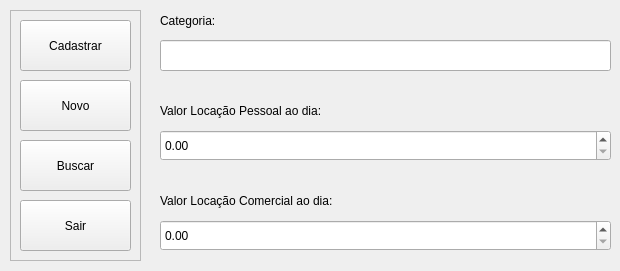
<?xml version="1.0" encoding="UTF-8"?>
<ui version="4.0">
 <class>MenuCategoria</class>
 <widget class="QDialog" name="MenuCategoria">
  <property name="geometry">
   <rect>
    <x>0</x>
    <y>0</y>
    <width>620</width>
    <height>271</height>
   </rect>
  </property>
  <property name="windowTitle">
   <string>Dialog</string>
  </property>
  <widget class="QFrame" name="frame">
   <property name="geometry">
    <rect>
     <x>10</x>
     <y>10</y>
     <width>131</width>
     <height>251</height>
    </rect>
   </property>
   <property name="frameShape">
    <enum>QFrame::StyledPanel</enum>
   </property>
   <property name="frameShadow">
    <enum>QFrame::Raised</enum>
   </property>
   <widget class="QPushButton" name="botaoCadastrar">
    <property name="geometry">
     <rect>
      <x>10</x>
      <y>10</y>
      <width>111</width>
      <height>51</height>
     </rect>
    </property>
    <property name="focusPolicy">
     <enum>Qt::NoFocus</enum>
    </property>
    <property name="styleSheet">
     <string notr="true"/>
    </property>
    <property name="text">
     <string>Cadastrar</string>
    </property>
   </widget>
   <widget class="QPushButton" name="botaoNovo">
    <property name="geometry">
     <rect>
      <x>10</x>
      <y>70</y>
      <width>111</width>
      <height>51</height>
     </rect>
    </property>
    <property name="focusPolicy">
     <enum>Qt::NoFocus</enum>
    </property>
    <property name="text">
     <string>Novo</string>
    </property>
   </widget>
   <widget class="QPushButton" name="botaoBuscar">
    <property name="geometry">
     <rect>
      <x>10</x>
      <y>130</y>
      <width>111</width>
      <height>51</height>
     </rect>
    </property>
    <property name="focusPolicy">
     <enum>Qt::NoFocus</enum>
    </property>
    <property name="text">
     <string>Buscar</string>
    </property>
   </widget>
   <widget class="QPushButton" name="botaoSair">
    <property name="geometry">
     <rect>
      <x>10</x>
      <y>190</y>
      <width>111</width>
      <height>51</height>
     </rect>
    </property>
    <property name="focusPolicy">
     <enum>Qt::NoFocus</enum>
    </property>
    <property name="text">
     <string>Sair</string>
    </property>
   </widget>
  </widget>
  <widget class="QLineEdit" name="lineCategoria">
   <property name="geometry">
    <rect>
     <x>160</x>
     <y>40</y>
     <width>451</width>
     <height>31</height>
    </rect>
   </property>
  </widget>
  <widget class="QLabel" name="label">
   <property name="geometry">
    <rect>
     <x>160</x>
     <y>10</y>
     <width>431</width>
     <height>21</height>
    </rect>
   </property>
   <property name="text">
    <string>Categoria:</string>
   </property>
  </widget>
  <widget class="QDoubleSpinBox" name="spinValorPessoal">
   <property name="geometry">
    <rect>
     <x>160</x>
     <y>130</y>
     <width>451</width>
     <height>31</height>
    </rect>
   </property>
   <property name="maximum">
    <double>9999.989999999999782</double>
   </property>
  </widget>
  <widget class="QLabel" name="label_2">
   <property name="geometry">
    <rect>
     <x>160</x>
     <y>100</y>
     <width>431</width>
     <height>21</height>
    </rect>
   </property>
   <property name="text">
    <string>Valor Locação Pessoal ao dia:</string>
   </property>
  </widget>
  <widget class="QDoubleSpinBox" name="spinValorComercial">
   <property name="geometry">
    <rect>
     <x>160</x>
     <y>220</y>
     <width>451</width>
     <height>31</height>
    </rect>
   </property>
   <property name="maximum">
    <double>9999.989999999999782</double>
   </property>
  </widget>
  <widget class="QLabel" name="label_3">
   <property name="geometry">
    <rect>
     <x>160</x>
     <y>190</y>
     <width>431</width>
     <height>21</height>
    </rect>
   </property>
   <property name="text">
    <string>Valor Locação Comercial ao dia:</string>
   </property>
  </widget>
 </widget>
 <resources/>
 <connections/>
</ui>
